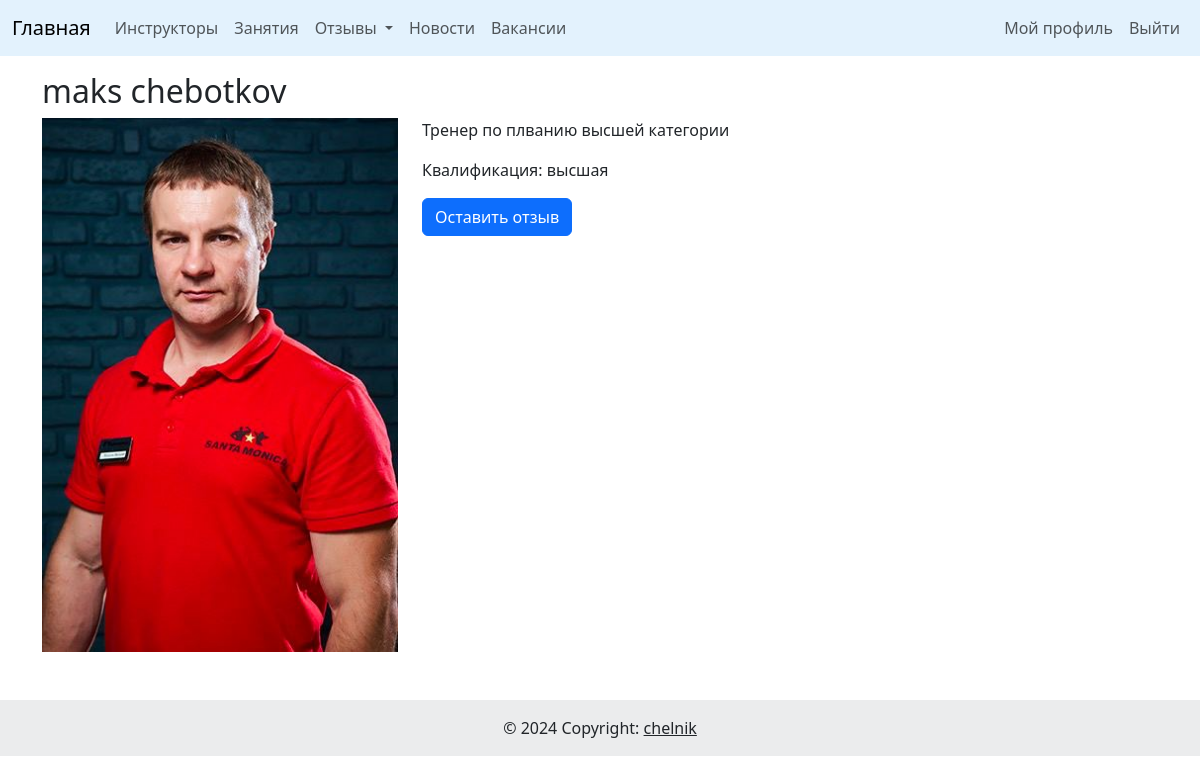
Page /instructors/1/ (signed in) on the committed database.
### pool_app/models.py (models this page shows, shortened)
class Instructor(models.Model):
    user = models.OneToOneField(User, on_delete=models.CASCADE)
    bio = models.TextField()
    qualifications = models.CharField(max_length=255)
    photo = models.ImageField(upload_to='instruct_img/', blank=True, null=True)
    class Meta:
        verbose_name = 'Инструктор'
        verbose_name_plural = 'Инструкторы'

### users/models.py (models this page shows, shortened)
class User(AbstractUser):
    date_of_birth = models.DateField(blank=True, null=True)
    phone_regex = RegexValidator(regex=r'^(?:\+7|8)\d{10}$',
                                 message="Неверный формат номера телефона")
    phone_number = models.CharField(validators=[phone_regex], max_length=12,
                                    unique=True, blank=False, null=False)
    @property
    def active_pool_pass(self):
        return self.pool_pass.filter(is_active=True).first()
    class Meta:
        verbose_name = 'Пользователь'
        verbose_name_plural = 'Пользователи'
        ordering = 'username',

### pool_app/views.py (the view)
# urls.py: path('instructors/<int:pk>/', instructor_detail, name='instructor_detail'),
def instructor_detail(request, pk):
    instructor = get_object_or_404(Instructor, pk=pk)
    return render(request, 'pool_app/instructor_detail.html',
                  {'instructor': instructor})

### pool_app/templates/pool_app/instructor_detail.html
{% extends 'base.html' %}
{% block content %}
<div class="container mt-3 mb-5">
    <h2>{{ instructor.user.get_full_name }}</h2>
    <div class="row">
        <div class="col-md-4">
            {% if instructor.photo %}
            <img src="{{ instructor.photo.url }}" alt="Фото {{ instructor.user.get_full_name }}" class="img-fluid">
            {% else %}
            <p>Фотография не загружена.</p>
            {% endif %}
        </div>
        <div class="col-md-8">
            <p>{{ instructor.bio }}</p>
            <p>Квалификация: {{ instructor.qualifications }}</p>
            <a href="{% url 'pool_app:add_instructor_review' instructor_id=instructor.pk %}" class="btn btn-primary">Оставить отзыв</a>
        </div>
    </div>
</div>
{% endblock %}

### rows in the picture
Instructor: user.get_full_name "maks chebotkov", photo (picture), bio "Тренер по плванию высшей категории", qualifications "высшая"
